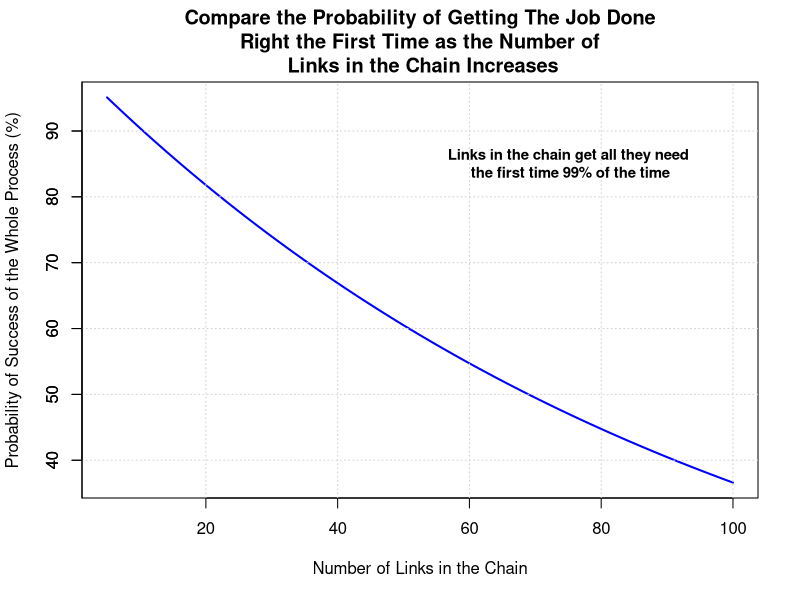
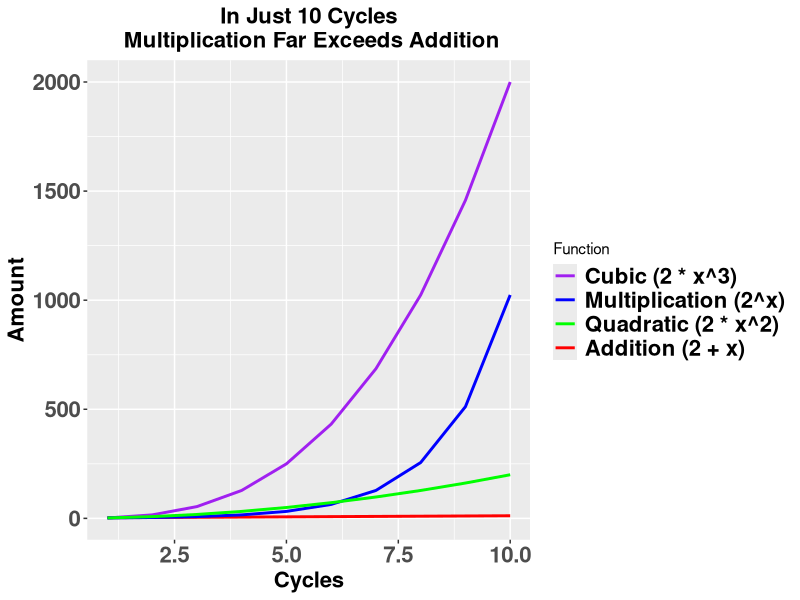

Reproduce these figures in R, in order.
## ---- chunk 1

# Generate x values (number of links in the chain)
x <- 5:100

# Calculate the probability of success for each x
probability <- 100 * (0.99 ^ x)

# Create the plot
plot(x, probability, type = "l", col = "blue", lwd = 2, xlab = "Number of Links in the Chain",
     ylab = "Probability of Success of the Whole Process (%)", main = "Compare the Probability of Getting The Job Done\n Right the First Time as the Number of \n Links in the Chain Increases")

# Add a grid
grid()

# Adjust the y-axis limits
ylim <- c(0, 100)
axis(2, at = seq(0, 100, by = 10), labels = seq(0, 100, by = 10))

# Add a text comment in the top-right portion
percentage_text <- "Links in the chain get all they need\n the first time 99% of the time"
x_coord <- max(x) - 25
y_coord <- max(probability) - 10
text(x_coord, y_coord, percentage_text, font = 2, cex = 0.9)


## ---- chunk 2


# Load necessary library
library(ggplot2) 

# Create a data frame with x values
x <- 1:10

# Calculate the corresponding y values for different functions
df <- data.frame(
  x = rep(x, 4),
  y = c(2 + x, 2^x, 2 * x^2, 2 * x^3),
  Function = rep(c("Addition (2 + x)", "Multiplication (2^x)", "Quadratic (2 * x^2)", "Cubic (2 * x^3)"), each = 10)
)

# Define the order of legend entries
legend_order <- c("Cubic (2 * x^3)", "Multiplication (2^x)", "Quadratic (2 * x^2)", "Addition (2 + x)")

# Create the plot
ggplot2::ggplot(df, ggplot2::aes(x)) +
  ggplot2::geom_line(ggplot2::aes(y = y, color = Function), linewidth = 1) +
  labs(
    title = "In Just 10 Cycles\n Multiplication Far Exceeds Addition",
    x = "Cycles",
    y = "Amount"
  ) +
  ggplot2::scale_color_manual(
    values = c("Cubic (2 * x^3)" = "purple",
               "Multiplication (2^x)" = "blue",
               "Quadratic (2 * x^2)" = "green",
               "Addition (2 + x)" = "red"),
    breaks = legend_order
  ) +
  ggplot2::theme(
    plot.title = ggplot2::element_text(size = 16, face = "bold", hjust = 0.5),  # Centered title
    axis.title = ggplot2::element_text(size = 16, face = "bold"),  # Bigger and bold axis titles
    axis.text = ggplot2::element_text(size = 16, face = "bold"),  # Bigger axis text
#     legend.title = ggplot2::element_blank(),  # Remove legend title
    legend.text = ggplot2::element_text(size = 16, face = "bold")  # Bigger and bold legend text
  )
